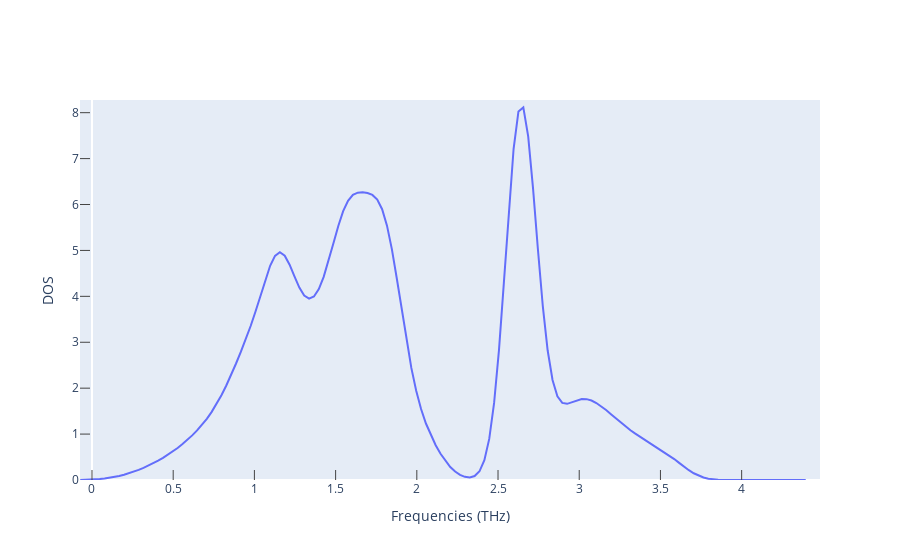

Notebook source saved alongside this figure:
### Code cell
fig_ph_dos = get_plot_dos(ph_dos)
fig_ph_dos.show()

### Figure 1 — Plotly figure (JSON) as saved in the notebook; plotly's stock layout.template omitted (floating-point values rounded to 4 significant figures; data arrays with more than 128 entries replaced by an {"elided": "..."} marker saying what was removed)
{"data": [{"mode": "lines", "type": "scatter", "x": {"elided": "150 float values"}, "y": {"elided": "150 float values"}}], "layout": {"xaxis": {"mirror": true, "range": [-0.07382, 4.482], "showgrid": false, "ticklen": 10, "ticks": "inside", "title": {"text": "Frequencies (THz)"}}, "yaxis": {"mirror": true, "range": [0, 8.276], "showgrid": false, "ticklen": 10, "ticks": "inside", "title": {"text": "DOS"}}}}
